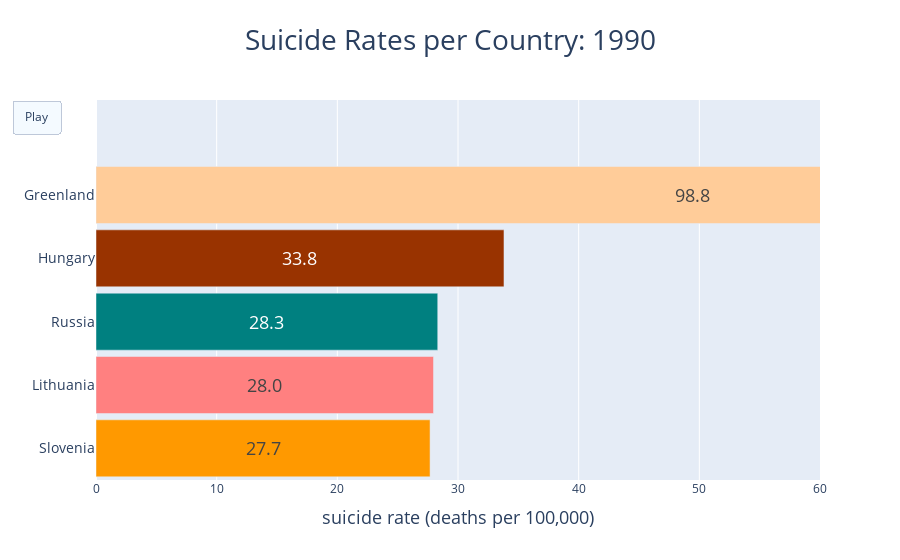

Source (notebook cell):
### Code cell
df = pd.read_csv("suicide-rate-1990-2017.csv")

# print(df[:5])

dict_keys=['one','two','three','four','five','six','seven','eight','nine','ten','eleven','twelve','thirteen',
           'fourteen','fifteen','sixteen','seventeen','eighteen','nineteen','twenty','twentyone','twentytwo',
           'twentythree','twentyfour','twentyfive','twentysix','twentyseven','twentyeight']

years=[1990,1991,1992,1993,1994,1995,1996,1997,1998,1999,2000,2001,2002,2003,
       2004,2005,2006,2007,2008,2009,2010,2011,2012,2013,2014,2015,2016,2017]

n_frame={}

for y, d in zip(years, dict_keys):
    dataframe=df[(df['year']==y)&(df['region']=='Europe')]
    dataframe=dataframe.nlargest(n=5,columns=['suicide rate (deaths per 100,000)'])
    dataframe=dataframe.sort_values(by=['year','suicide rate (deaths per 100,000)'])

    n_frame[d]=dataframe

# print (n_frame)

#-------------------------------------------
fig = go.Figure(
    data=[
        go.Bar(
        x=n_frame['one']['suicide rate (deaths per 100,000)'], y=n_frame['one']['country'],orientation='h',
        text=n_frame['one']['suicide rate (deaths per 100,000)'], texttemplate='%{text:.3s}',
        textfont={'size':18}, textposition='inside', insidetextanchor='middle',
        width=0.9, marker={'color':n_frame['one']['color_code']})
    ],
    layout=go.Layout(
        xaxis=dict(range=[0, 60], autorange=False, title=dict(text='suicide rate (deaths per 100,000)',font=dict(size=18))),
        yaxis=dict(range=[-0.5, 5.5], autorange=False,tickfont=dict(size=14)),
        title=dict(text='Suicide Rates per Country: 1990',font=dict(size=28),x=0.5,xanchor='center'),
        # Add button
        updatemenus=[dict(
            type="buttons",
            buttons=[dict(label="Play",
                          method="animate",
                          # https://github.com/plotly/plotly.js/blob/master/src/plots/animation_attributes.js
                          args=[None,
                          {"frame": {"duration": 1000, "redraw": True},
                          "transition": {"duration":250,
                          "easing": "linear"}}]
            )]
        )]
    ),
    frames=[
            go.Frame(
                data=[
                        go.Bar(x=value['suicide rate (deaths per 100,000)'], y=value['country'],
                        orientation='h',text=value['suicide rate (deaths per 100,000)'],
                        marker={'color':value['color_code']})
                    ],
                layout=go.Layout(
                        xaxis=dict(range=[0, 60], autorange=False),
                        yaxis=dict(range=[-0.5, 5.5], autorange=False,tickfont=dict(size=14)),
                        title=dict(text='Suicide Rates per Country: '+str(value['year'].values[0]),
                        font=dict(size=28))
                    )
            )
        for key, value in n_frame.items()
    ]
)

#-------------------------------------------
fig.write_html("racing_bar_graph.html")
pio.show(fig)

### Figure 1 — Plotly figure (JSON) as saved in the notebook; plotly's stock layout.template omitted (floating-point values rounded to 4 significant figures)
{"data": [{"insidetextanchor": "middle", "marker": {"color": ["#FF9900", "#FF8080", "#008080", "#993300", "#FFCC99"]}, "orientation": "h", "text": [27.68, 27.97, 28.32, 33.81, 98.83], "textfont": {"size": 18}, "textposition": "inside", "texttemplate": "%{text:.3s}", "type": "bar", "width": 0.9, "x": [27.68, 27.97, 28.32, 33.81, 98.83], "y": ["Slovenia", "Lithuania", "Russia", "Hungary", "Greenland"]}], "layout": {"title": {"font": {"size": 28}, "text": "Suicide Rates per Country: 1990", "x": 0.5, "xanchor": "center"}, "updatemenus": [{"buttons": [{"args": [null, {"frame": {"duration": 1000, "redraw": true}, "transition": {"duration": 250, "easing": "linear"}}], "label": "Play", "method": "animate"}], "type": "buttons"}], "xaxis": {"autorange": false, "range": [0, 60], "title": {"font": {"size": 18}, "text": "suicide rate (deaths per 100,000)"}}, "yaxis": {"autorange": false, "range": [-0.5, 5.5], "tickfont": {"size": 14}}}}
